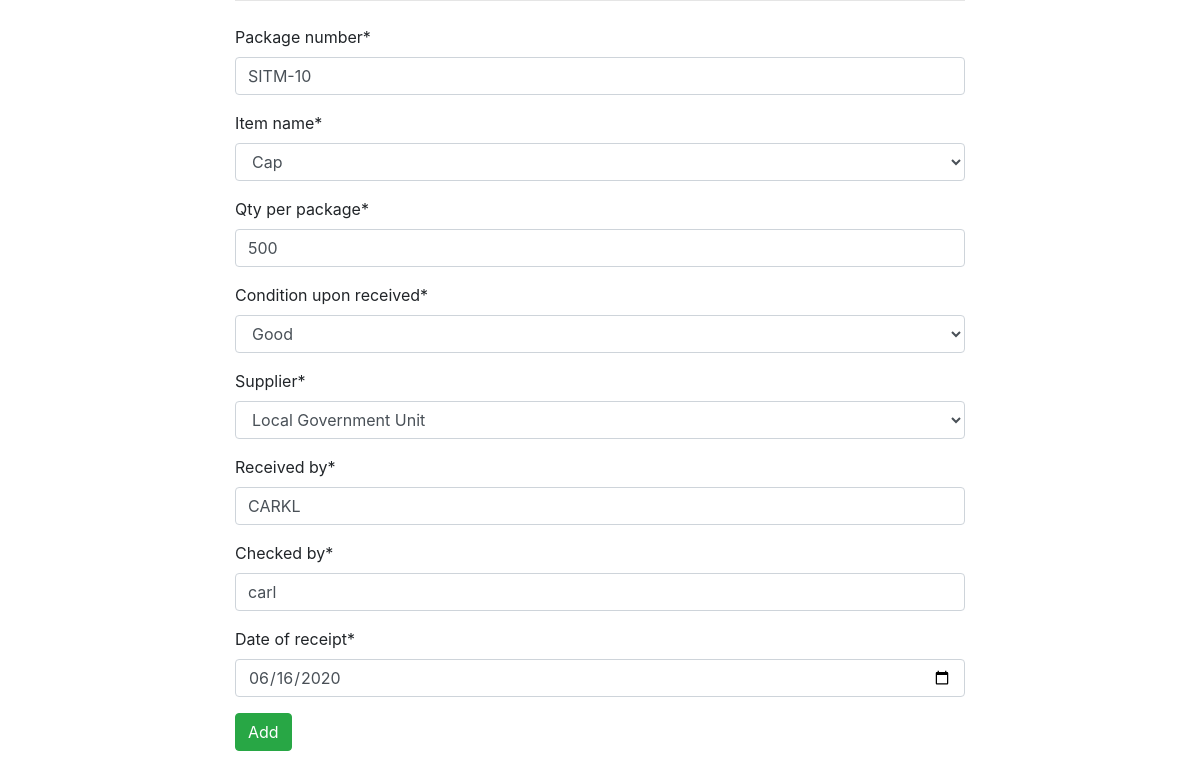
Page /update_package/4 (signed in) on the committed database.
### stocks/models.py (models this page shows, shortened)
class Equipment(models.Model):
    MASK = 'MSK'
    GOWN = 'GWN'
    GOGGLE = 'GOG'
    CAP = 'CPS'
    ITEM_NAME_CHOICES = [
        (MASK, 'Mask'),
        (GOWN, 'Gown'),
        (GOGGLE, 'Goggle'),
        (CAP, 'Cap'),
    ]
    GOOD = 'GOOD'
    BAD = 'BAD'
    CONDITION_CHOICES = [
        (GOOD, 'Good'),
        (BAD, 'Bad'),
    ]
    LGU = 'LG'
    DONATION = 'DN'
    SUPPLIER_CHOICES = [
        (LGU, 'Local Government Unit'),
        (DONATION, 'Donation'),
    ]
    package_number = models.CharField(max_length=200, unique=True)
    item_name = models.CharField(
                    max_length=3,
                    choices=ITEM_NAME_CHOICES,
                    default=MASK,
                    )
    qty_per_package = models.IntegerField()
    condition_upon_received = models.CharField(
                    max_length=6,
                    choices=CONDITION_CHOICES,
                    default=GOOD,
                    )
    supplier = models.CharField(
                    max_length=2,
                    choices=SUPPLIER_CHOICES,
                    default=LGU,
                    )
    received_by = models.CharField(max_length=200)
    checked_by = models.CharField(max_length=200)
    date_of_receipt = models.DateField()
    is_deleted = models.BooleanField(default=False)

### stocks/views.py (the view)
# urls.py: path('update_package/<int:pk>', views.update_package, name='update_package')
@login_required
def update_package(request, pk):
    template_name = 'equipment/update_package.html'
    specific_owner = Equipment.objects.get(pk=pk)
    form = EquipmentForm(request.POST or None, instance=specific_owner)
    if  form.is_valid():
        form.save()
        return redirect(home)
    print('Failed to submit')
    context = {
        'form': form
    }
    return render(request, template_name, context=context)

### stocks/forms.py
class EquipmentForm(ModelForm):
    class Meta:
        model = Equipment
        fields = ['package_number', 'item_name',
                    'qty_per_package', 'condition_upon_received',
                    'supplier', 'received_by', 'checked_by',
                    'date_of_receipt']
        widgets = {
            'date_of_receipt': DateInput(), # (A) here
        }

### templates/equipment/update_package.html (shortened to what this page needs)
{% extends 'base.html' %}
{% load crispy_forms_tags %}
{% block content %}
<form action="" method="POST">
    {{ form|crispy }}
    <button type="submit" class="btn btn-success">Add</button>
</form>
{% endblock content %}

### rows in the picture
Equipment: package_number "SITM-10", item_name "Cap", qty_per_package "500", condition_upon_received "Good", supplier "Local Government Unit", received_by "CARKL", checked_by "carl", date_of_receipt "06/16/2020"
